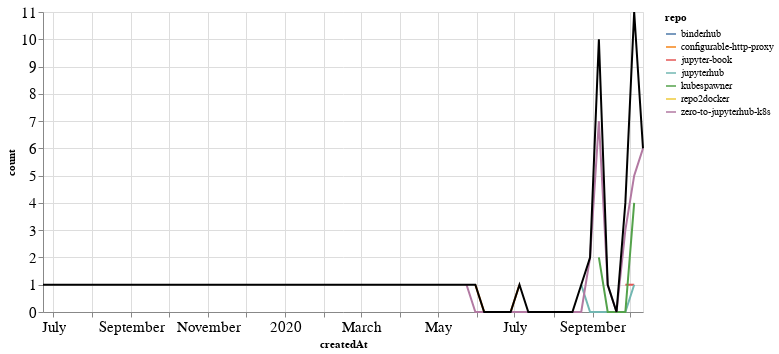

The cell this chart's notebook holds for it:
### Markdown cell above
## PRs

### Code cell
prs_time = prs.groupby('repo').resample('W', on='createdAt').count()['author'].reset_index()
prs_time = prs_time.rename(columns={'author': 'count'})
prs_time_total = prs_time.groupby('createdAt').agg({"count": "sum"}).reset_index()

ch1 = alt.Chart(prs_time, width=600).mark_line().encode(
    x='createdAt',
    y='count',
    color='repo',
    tooltip="repo"
)

ch2 = alt.Chart(prs_time_total, width=600).mark_line(color="black").encode(
    x='createdAt',
    y='count',
)

ch1 + ch2

### Figure 1 — Vega-Lite specification as saved in the notebook (floating-point values rounded to 4 significant figures)
{"config": {"axisLeft": {"labelFontSize": 15}, "axisBottom": {"labelFontSize": 15}}, "layer": [{"data": {"name": "data-1f6f1a56ae93ce42231ce17003b75b50"}, "mark": "line", "encoding": {"color": {"type": "nominal", "field": "repo"}, "tooltip": {"type": "nominal", "field": "repo"}, "x": {"type": "temporal", "field": "createdAt"}, "y": {"type": "quantitative", "field": "count"}}, "width": 600}, {"data": {"name": "data-f795b6d7c50ebdf7142cdc116e4338ec"}, "mark": {"type": "line", "color": "black"}, "encoding": {"x": {"type": "temporal", "field": "createdAt"}, "y": {"type": "quantitative", "field": "count"}}, "width": 600}], "$schema": "https://vega.github.io/schema/vega-lite/v4.8.1.json", "datasets": {"data-1f6f1a56ae93ce42231ce17003b75b50": [{"repo": "binderhub", "createdAt": "2020-09-06T00:00:00", "count": 1}, {"repo": "configurable-http-proxy", "createdAt": "2020-05-31T00:00:00", "count": 1}, {"repo": "configurable-http-proxy", "createdAt": "2020-06-07T00:00:00", "count": 0}, {"repo": "configurable-http-proxy", "createdAt": "2020-06-14T00:00:00", "count": 0}, {"repo": "configurable-http-proxy", "createdAt": "2020-06-21T00:00:00", "count": 0}, {"repo": "configurable-http-proxy", "createdAt": "2020-06-28T00:00:00", "count": 0}, {"repo": "configurable-http-proxy", "createdAt": "2020-07-05T00:00:00", "count": 1}, {"repo": "jupyter-book", "createdAt": "2020-09-27T00:00:00", "count": 1}, {"repo": "jupyter-book", "createdAt": "2020-10-04T00:00:00", "count": 1}, {"repo": "jupyterhub", "createdAt": "2020-08-23T00:00:00", "count": 1}, {"repo": "jupyterhub", "createdAt": "2020-08-30T00:00:00", "count": 0}, {"repo": "jupyterhub", "createdAt": "2020-09-06T00:00:00", "count": 0}, {"repo": "jupyterhub", "createdAt": "2020-09-13T00:00:00", "count": 0}, {"repo": "jupyterhub", "createdAt": "2020-09-20T00:00:00", "count": 0}, {"repo": "jupyterhub", "createdAt": "2020-09-27T00:00:00", "count": 0}, {"repo": "jupyterhub", "createdAt": "2020-10-04T00:00:00", "count": 1}, {"repo": "kubespawner", "createdAt": "2020-09-06T00:00:00", "count": 2}, {"repo": "kubespawner", "createdAt": "2020-09-13T00:00:00", "count": 0}, {"repo": "kubespawner", "createdAt": "2020-09-20T00:00:00", "count": 0}, {"repo": "kubespawner", "createdAt": "2020-09-27T00:00:00", "count": 0}, {"repo": "kubespawner", "createdAt": "2020-10-04T00:00:00", "count": 4}, {"repo": "repo2docker", "createdAt": "2019-06-23T00:00:00", "count": 1}, {"repo": "zero-to-jupyterhub-k8s", "createdAt": "2020-05-24T00:00:00", "count": 1}, {"repo": "zero-to-jupyterhub-k8s", "createdAt": "2020-05-31T00:00:00", "count": 0}, {"repo": "zero-to-jupyterhub-k8s", "createdAt": "2020-06-07T00:00:00", "count": 0}, {"repo": "zero-to-jupyterhub-k8s", "createdAt": "2020-06-14T00:00:00", "count": 0}, {"repo": "zero-to-jupyterhub-k8s", "createdAt": "2020-06-21T00:00:00", "count": 0}, {"repo": "zero-to-jupyterhub-k8s", "createdAt": "2020-06-28T00:00:00", "count": 0}, {"repo": "zero-to-jupyterhub-k8s", "createdAt": "2020-07-05T00:00:00", "count": 0}, {"repo": "zero-to-jupyterhub-k8s", "createdAt": "2020-07-12T00:00:00", "count": 0}, {"repo": "zero-to-jupyterhub-k8s", "createdAt": "2020-07-19T00:00:00", "count": 0}, {"repo": "zero-to-jupyterhub-k8s", "createdAt": "2020-07-26T00:00:00", "count": 0}, {"repo": "zero-to-jupyterhub-k8s", "createdAt": "2020-08-02T00:00:00", "count": 0}, {"repo": "zero-to-jupyterhub-k8s", "createdAt": "2020-08-09T00:00:00", "count": 0}, {"repo": "zero-to-jupyterhub-k8s", "createdAt": "2020-08-16T00:00:00", "count": 0}, {"repo": "zero-to-jupyterhub-k8s", "createdAt": "2020-08-23T00:00:00", "count": 0}, {"repo": "zero-to-jupyterhub-k8s", "createdAt": "2020-08-30T00:00:00", "count": 2}, {"repo": "zero-to-jupyterhub-k8s", "createdAt": "2020-09-06T00:00:00", "count": 7}, {"repo": "zero-to-jupyterhub-k8s", "createdAt": "2020-09-13T00:00:00", "count": 1}, {"repo": "zero-to-jupyterhub-k8s", "createdAt": "2020-09-20T00:00:00", "count": 0}, {"repo": "zero-to-jupyterhub-k8s", "createdAt": "2020-09-27T00:00:00", "count": 3}, {"repo": "zero-to-jupyterhub-k8s", "createdAt": "2020-10-04T00:00:00", "count": 5}, {"repo": "zero-to-jupyterhub-k8s", "createdAt": "2020-10-11T00:00:00", "count": 6}], "data-f795b6d7c50ebdf7142cdc116e4338ec": [{"createdAt": "2019-06-23T00:00:00", "count": 1}, {"createdAt": "2020-05-24T00:00:00", "count": 1}, {"createdAt": "2020-05-31T00:00:00", "count": 1}, {"createdAt": "2020-06-07T00:00:00", "count": 0}, {"createdAt": "2020-06-14T00:00:00", "count": 0}, {"createdAt": "2020-06-21T00:00:00", "count": 0}, {"createdAt": "2020-06-28T00:00:00", "count": 0}, {"createdAt": "2020-07-05T00:00:00", "count": 1}, {"createdAt": "2020-07-12T00:00:00", "count": 0}, {"createdAt": "2020-07-19T00:00:00", "count": 0}, {"createdAt": "2020-07-26T00:00:00", "count": 0}, {"createdAt": "2020-08-02T00:00:00", "count": 0}, {"createdAt": "2020-08-09T00:00:00", "count": 0}, {"createdAt": "2020-08-16T00:00:00", "count": 0}, {"createdAt": "2020-08-23T00:00:00", "count": 1}, {"createdAt": "2020-08-30T00:00:00", "count": 2}, {"createdAt": "2020-09-06T00:00:00", "count": 10}, {"createdAt": "2020-09-13T00:00:00", "count": 1}, {"createdAt": "2020-09-20T00:00:00", "count": 0}, {"createdAt": "2020-09-27T00:00:00", "count": 4}, {"createdAt": "2020-10-04T00:00:00", "count": 11}, {"createdAt": "2020-10-11T00:00:00", "count": 6}]}}
